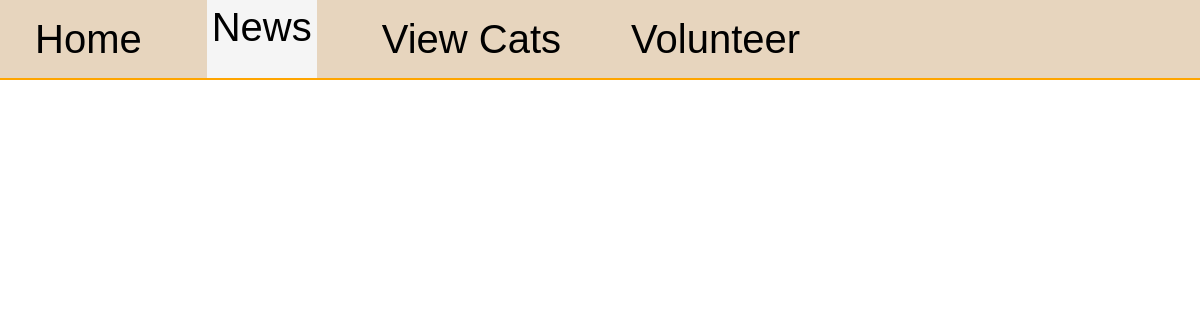
The page /news/1 on the database as committed earlier.
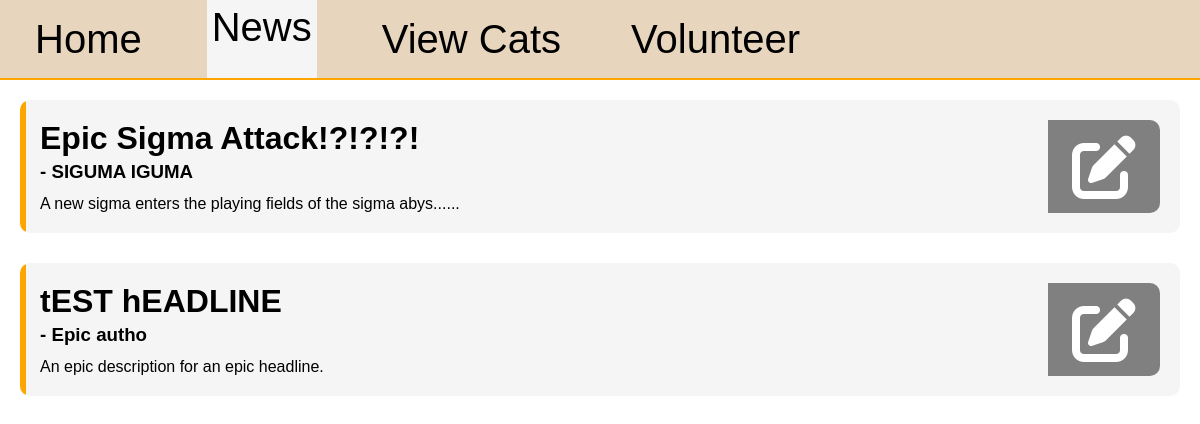
The same page on the database as committed later.
### main.py (models this page shows)
class News(db.Model):
	id = db.Column(db.Integer, primary_key=True)
	headline = db.Column(db.String(50), nullable=False, unique=True)
	description = db.Column(db.String(250), nullable=False, unique=True)
	author = db.Column(db.String(50), nullable=False)

### main.py (the view)
@app.route('/news/<int:id>', methods=["GET", "POST"])
def news(id):
	user = User.query.filter(User.id==id).first()
	news = News.query.all()
	form = NewsForm()
	if form.validate_on_submit():
		found_news = News.query.filter
	return render_template("news.html", user=user, form=form, news=news)

### templates/news.html (shortened to what this page needs)
{% extends "base.html" %}
{% block style %}
<link rel="stylesheet" href="{{ url_for('static', filename='news.css') }}">
<link rel="stylesheet" href="https://cdnjs.cloudflare.com/ajax/libs/font-awesome/6.5.0/css/all.min.css">
{% endblock %}
{% block content %}
<header>
	<a href="/home/{{ user.id }}">Home</a>
	<a href="/news/{{ user.id }}" class="selected">News</a>
	<a>View Cats</a>
	<a>Volunteer</a>
</header>
<main>
	{% for i in news %}
	<div class="news-div">
		<div class="content">
			<h2>{{ i.headline }}</h2>
			<h3>- {{ i.author }}</h3>
			<p>{{ i.description }}</p>
		</div>
		<div class="edit">
			<i class="fas fa-pen-to-square edit-btn" id="{{ i.id }}"></i>
		</div>
	</div>
	{% endfor %}
</main>
{% endblock %}

### templates/base.html (shortened to what this page needs)
<!DOCTYPE html>
<html>
	<head>
		<link rel="stylesheet" href="{{ url_for('static', filename='styles.css') }}">
		{% block style %}{% endblock %}
	</head>
	<body>
		{% block content %}{% endblock %}
	</body>
</html>

### static/styles.css (style rules this page uses)
* { margin: 0; padding: 0; box-sizing: border-box; font-family:Arial, Helvetica, sans-serif; }
html, body { width: 100vw; height: 100vh; }
.selected { height: 100%; background-color: whitesmoke; }
header { width: 100%; height: 10%; background-color: rgb(231, 213, 190); display: flex; align-items: center; border-bottom: 2px solid orange; }
header a { font-size: 2.5rem; text-align: center; padding: 5px; margin-left: 30px; margin-right: 30px; position: relative; display: inline-block; text-decoration: none; color: black; }
header a::after { content: ""; position: absolute; left: 0; bottom: 0; width: 0; height: 3px; background: orange; transition: width 0.3s; }

### static/news.css (style rules this page uses)
body { overflow-x: none; }
main { display: grid; gap: 30px; padding: 20px; overflow-y: scroll; }
.news-div { position: relative; border-radius: 10px; background-color: whitesmoke; padding: 20px; overflow: hidden; transition: border-color 0.3s; display: flex; }
.news-div::after { content: ""; position: absolute; top: 0; left: 0; width: 0; height: 100%; border-radius: 10px; box-sizing: border-box; z-index: 1; transition: width 0.4s; pointer-events: none; border: 3px solid orange; }
.news-div * { position: relative; z-index: 2; }
h2 { font-size: 2rem; margin-bottom: 4px; }
p { overflow: auto; margin-top: 12px; }
.content { width: 90%; }
.edit { width: 10%; height: 100%; background-color: grey; border-top-right-radius: 10px; border-bottom-right-radius: 10px; font-size: 4rem; display: flex; justify-content: center; align-items: center; color: white; }

Rows that differ between the two databases and show on the page:
added News: headline "Epic Sigma Attack!?!?!?!", author "SIGUMA IGUMA", description "A new sigma enters the playing fields of the sigma abys......"
added News: headline "tEST hEADLINE", author "Epic autho", description "An epic description for an epic headline."
